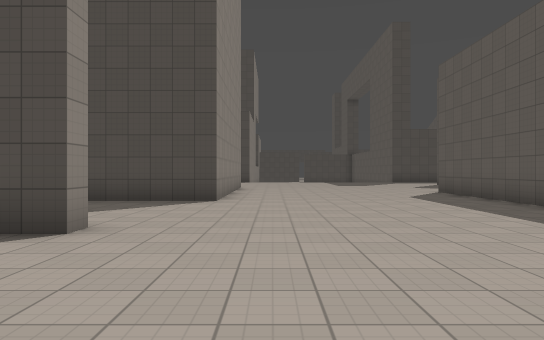
view 1 (above)

24 first-person views from a walk through a level from a Godot 3-D game. The camera is 1.4 m above the floor, looks level and sees 70° across. The floor is counted in squares, 2 m on a side. Each view is taken from the middle of a square. On the plan, view 1 faces up. The plan holds only what a view shows up to about 11 squares ahead; the rest is blank. The place goes on beyond the plan. Surface patterns are stand-ins for the level's own textures.

view 2
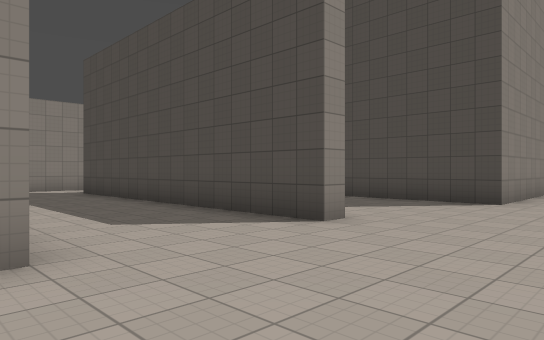

view 3
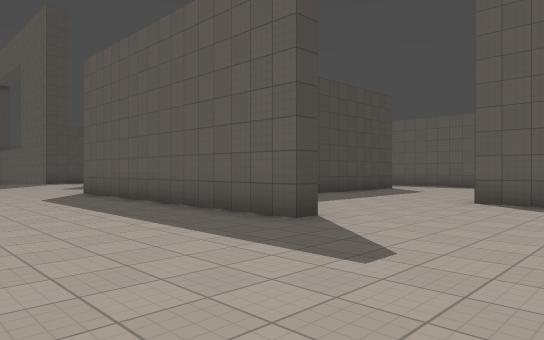

view 4
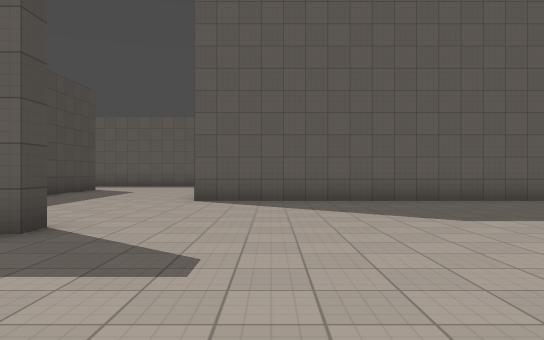

view 5
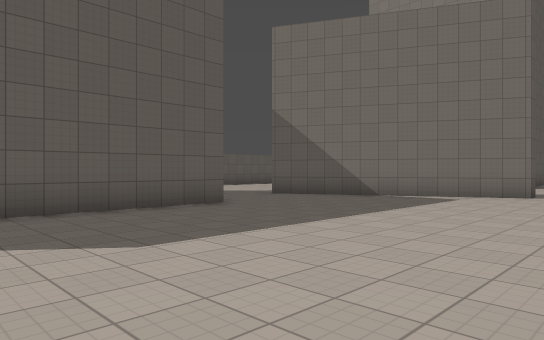

view 6
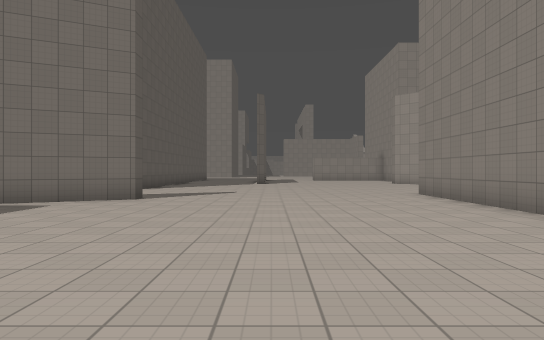

view 7
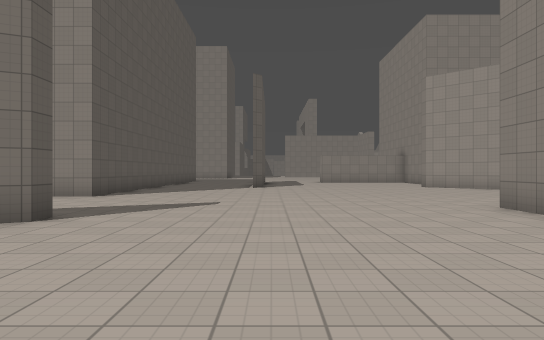

view 8
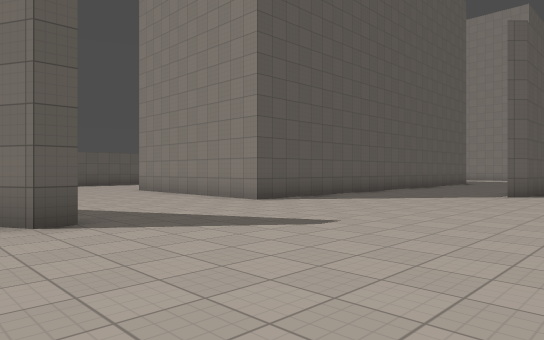

view 9
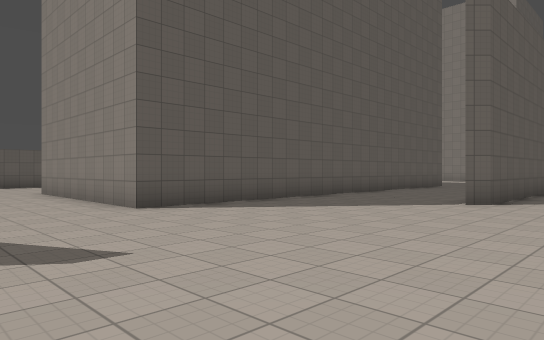

view 10
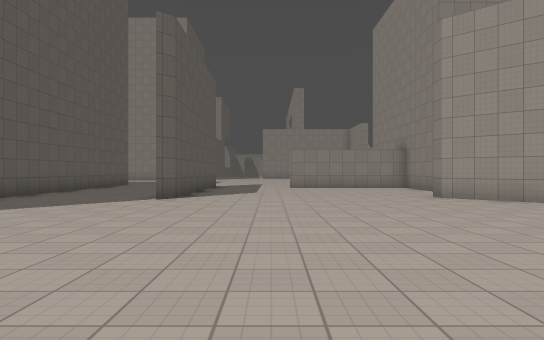

view 11
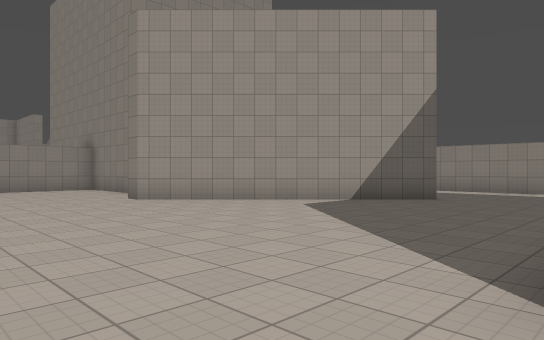

view 12
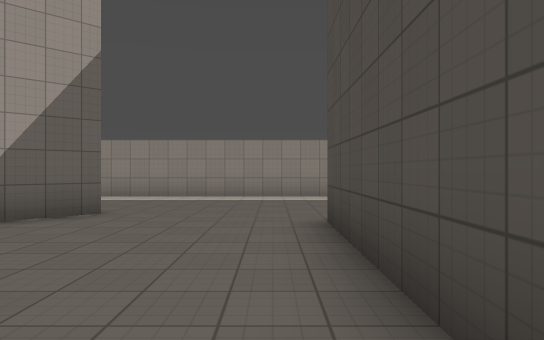

view 13
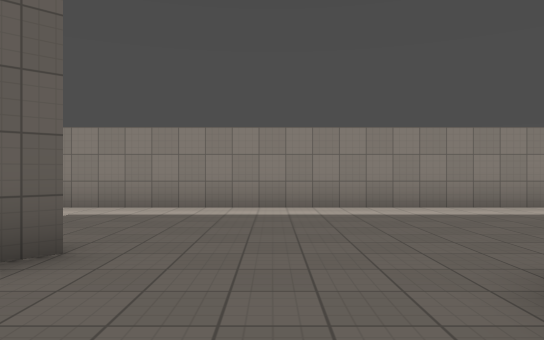

view 14
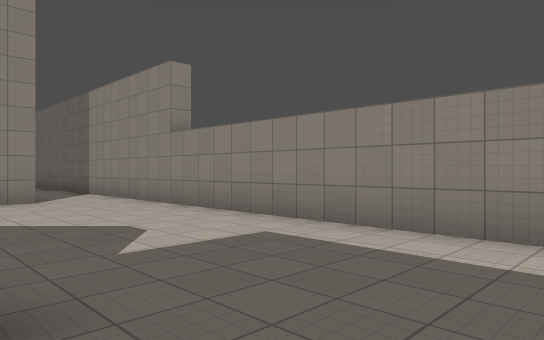

view 15
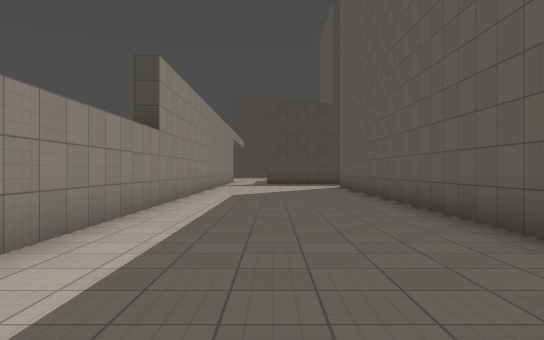

view 16
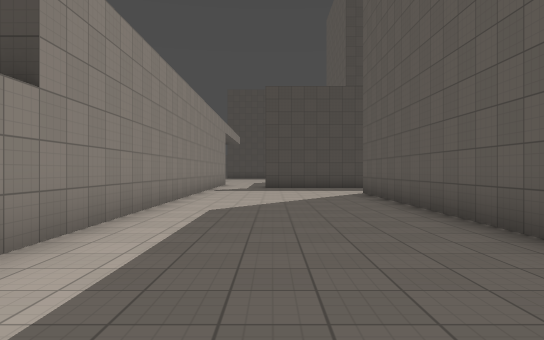

view 17
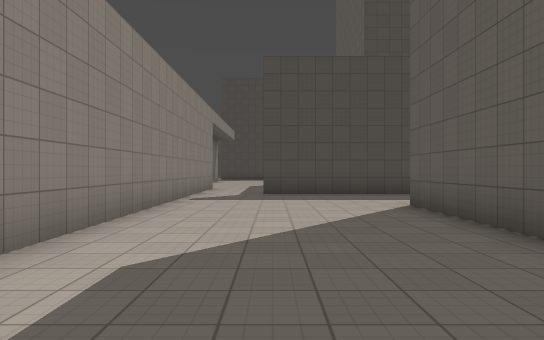

view 18
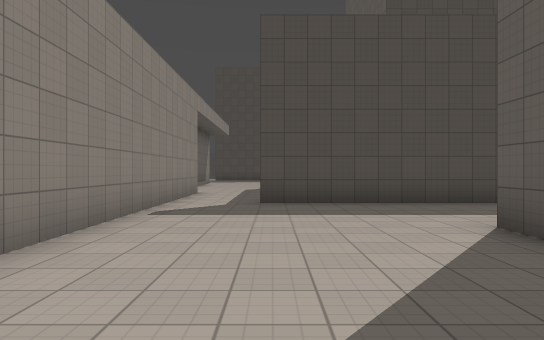

view 19
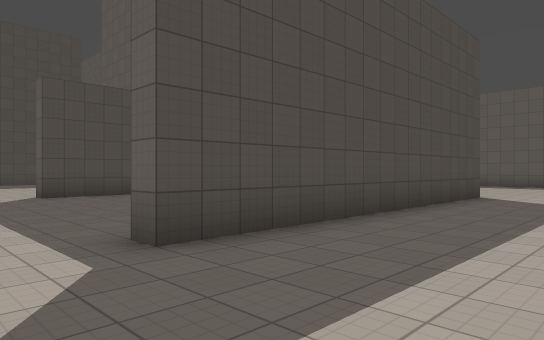

view 20
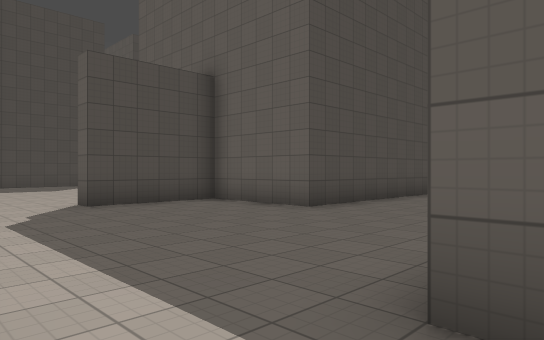

view 21
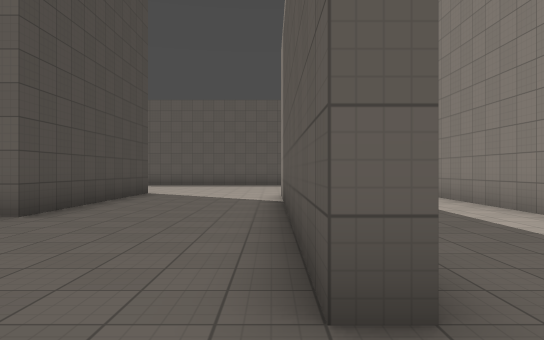

view 22
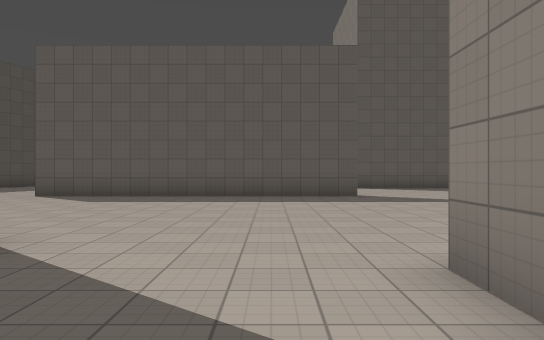

view 23
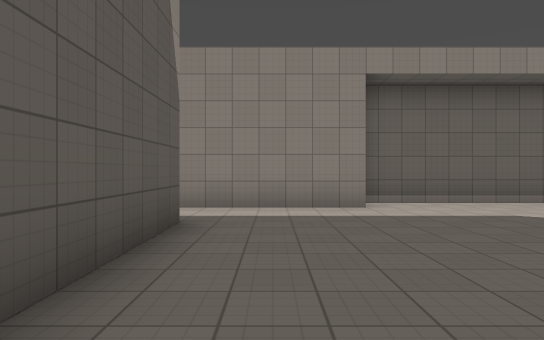

view 24
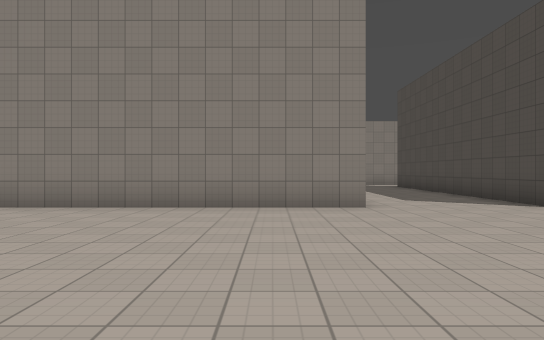

### Floor plan
Points are (right, up) in squares from view 1. A wall is a line through its corners. A room is listed if a view was taken in it or the views show most of it. See-through windows are left out.
Room 1 (views 1, 2, 3, 4, 5, 6, 7, 8, 9, 10, 11, 12, 13, 14, 15, 16, 17, 18, 19, 20, 21, 22, 23, 24)
walls: (-2.3, -8) (-2.3, -13.2); (-2.3, 0.9) (-2.3, -6.1); (-4, -13.2) (-8.2, -13.2); (5.3, -11.8) (5.3, -11.2) (9.4, -9.2); (-8.2, -11.1) (-8.2, 0.8); (-7, 0.7) (-3, 0.7); (-2.3, 4.3) (-11.2, 4.3) (-11.2, 4.8) (-2.3, 4.8) (-2.3, 4.3); (9.7, -5.2) (9.7, 2.8); (5.8, 3.7) (5.3, 3.7) (5.3, 12.2); (-9.3, -16.7) (-4.3, -21.7) (-4.3, -22.2); (-13.2, 7.8) (-13.2, -25.5); (-1.2, 12.5) (-1.2, 8.7) (-7.2, 8.7) (-7.2, 11.7) (-10.2, 11.7) (-10.2, 12.2); (6.7, -23) (6.7, -16.3) (12.4, -16.3); (2.4, -25.5) (2.4, -21.6) (2.8, -21.2); (-11.2, -24.2) (-10.6, -24.2); (-14.3, 11.9) (-14.3, 8)
ways out: gap at (5, 12)

Where each view was taken, in squares from view 1:
view 1: 0 up, 0 right, facing up
view 2: 0 up, 1 right, facing up-left
view 3: 0 up, 1 right, facing up-right
view 4: 1 up, 1 right, facing right
view 5: 0 up, 3 right, facing down-right
view 6: 2 down, 2 right, facing down
view 7: 6 down, 2 right, facing down
view 8: 10 down, 0 right, facing down-right
view 9: 13 down, 0 right, facing down-right
view 10: 12 down, 0 right, facing down
view 11: 13 down, 0 right, facing down-left
view 12: 14 down, 3 left, facing left
view 13: 15 down, 6 left, facing left
view 14: 15 down, 9 left, facing down-left
view 15: 15 down, 11 left, facing up
view 16: 11 down, 11 left, facing up
view 17: 7 down, 11 left, facing up
view 18: 4 down, 11 left, facing up
view 19: 1 up, 13 left, facing up-right
view 20: 4 up, 13 left, facing up-right
view 21: 5 up, 13 left, facing right
view 22: 6 up, 5 left, facing right
view 23: 6 up, 6 left, facing left
view 24: 1 down, 5 right, facing left
